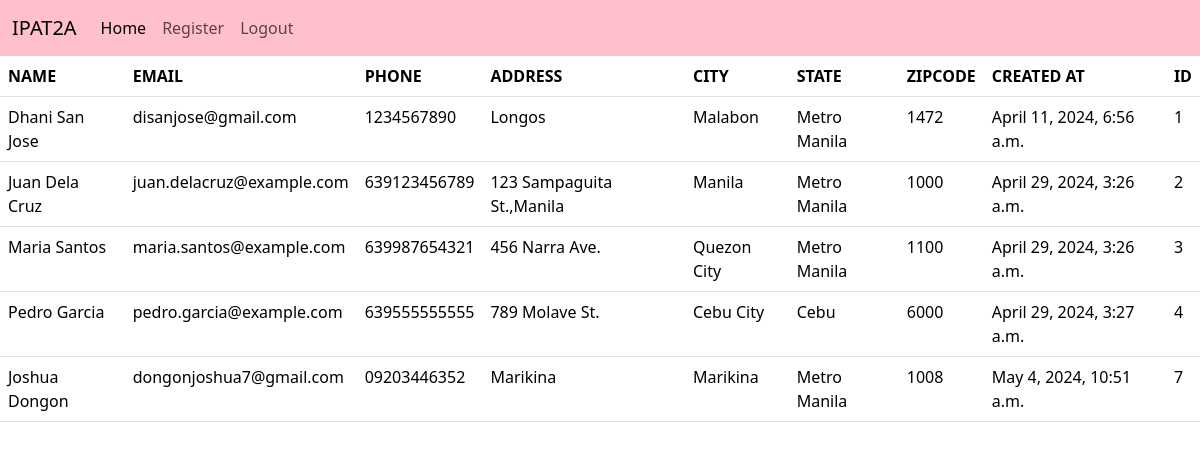
The app's page / (signed in) with its own data.
### dcrm/models.py (models this page shows, shortened)
class Record(models.Model):
    created_at = models.DateTimeField(auto_now_add=True)
    first_name = models.CharField(max_length=50)
    last_name =  models.CharField(max_length=50)
    email =  models.CharField(max_length=100)
    phone = models.CharField(max_length=15)
    address =  models.CharField(max_length=100)
    city =  models.CharField(max_length=50)
    state =  models.CharField(max_length=50)
    zipcode =  models.CharField(max_length=20)

### dcrm/views.py (the view, shortened to what this page needs)
# urls.py: 2. Add a URL to urlpatterns:  path('', views.home, name='home')
def home(request):
    records = Record.objects.all()
    return render(request, 'home.html', {'records':records})

### dcrm/templates/home.html (shortened to what this page needs)
{% extends 'base.html' %}
{% block content %}
{% if user.is_authenticated %}
<table class="table">
    <thead>
        <tr>
        <th>NAME</th>
        <th>EMAIL</th>
        <th>PHONE</th>
        <th>ADDRESS</th>
        <th>CITY</th>
        <th>STATE</th>
        <th>ZIPCODE</th>
        <th>CREATED AT</th>
        <th>ID</th>
    </tr>
    </thead>
<tbody>
    {% if records %}
        {% for record in records %}
            <tr>
                <td>{{ record.first_name }} {{record.last_name}}</td>
                <td>{{ record.email }}</td>
                <td>{{ record.phone }}</td>
                <td>{{ record.address }}</td>
                <td>{{ record.city }}</td>
                <td>{{ record.state }}</td>
                <td>{{ record.zipcode }}</td>
                <td>{{ record.created_at }}</td>
                <td>{{ record.id }}</td>
            </tr>
        {% endfor %}
    {% endif %}
</tbody>
</table>
{% endif %}
{% endblock %}

### dcrm/templates/base.html (shortened to what this page needs)
<!doctype html>
<html lang="en">
  <head>
    <link href="https://cdn.jsdelivr.net/npm/bootstrap@5.3.3/dist/css/bootstrap.min.css" rel="stylesheet">
  </head>
  {% include 'navbar.html' %}
  <body>
    {% block content %}
    {% endblock content %}
  </body>
</html>

### dcrm/templates/navbar.html (shortened to what this page needs)
<nav class="navbar navbar-expand-lg bg-pink" >
    <div class="container-fluid">
      <a class="navbar-brand" href="#">IPAT2A</a>
      <div class="collapse navbar-collapse" id="navbarNav">
        <ul class="navbar-nav">
          <li class="nav-item">
            <a class="nav-link active" aria-current="page" href="{% url 'home' %}">Home</a>
          </li>
          <li class="nav-item">
            <a class="nav-link" href="{% url 'register' %}">Register</a>
          </li>
          <li class="nav-item">
            <a class="nav-link" href="{% url 'logout' %}">Logout</a>
          </li>
        </ul>
      </div>
    </div>
  </nav>

### dcrm/templates/navbar.html (style rules this page uses)
.bg-pink { background-color: pink !important; }

### records on screen
Record: first_name "Dhani", last_name "San Jose", email "disanjose@gmail.com", phone "1234567890", address "Longos", city "Malabon", state "Metro Manila", zipcode "1472", created_at "April 11, 2024, 6:56 a.m.", id "1"
Record: first_name "Juan", last_name "Dela Cruz", email "juan.delacruz@example.com", phone "639123456789", address "123 Sampaguita St.,Manila", city "Manila", state "Metro Manila", zipcode "1000", created_at "April 29, 2024, 3:26 a.m.", id "2"
Record: first_name "Maria", last_name "Santos", email "maria.santos@example.com", phone "639987654321", address "456 Narra Ave.", city "Quezon City", state "Metro Manila", zipcode "1100", created_at "April 29, 2024, 3:26 a.m.", id "3"
Record: first_name "Pedro", last_name "Garcia", email "pedro.garcia@example.com", phone "639555555555", address "789 Molave St.", city "Cebu City", state "Cebu", zipcode "6000", created_at "April 29, 2024, 3:27 a.m.", id "4"
Record: first_name "Joshua", last_name "Dongon", email "dongonjoshua7@gmail.com", phone "09203446352", address "Marikina", city "Marikina", state "Metro Manila", zipcode "1008", created_at "May 4, 2024, 10:51 a.m.", id "7"
